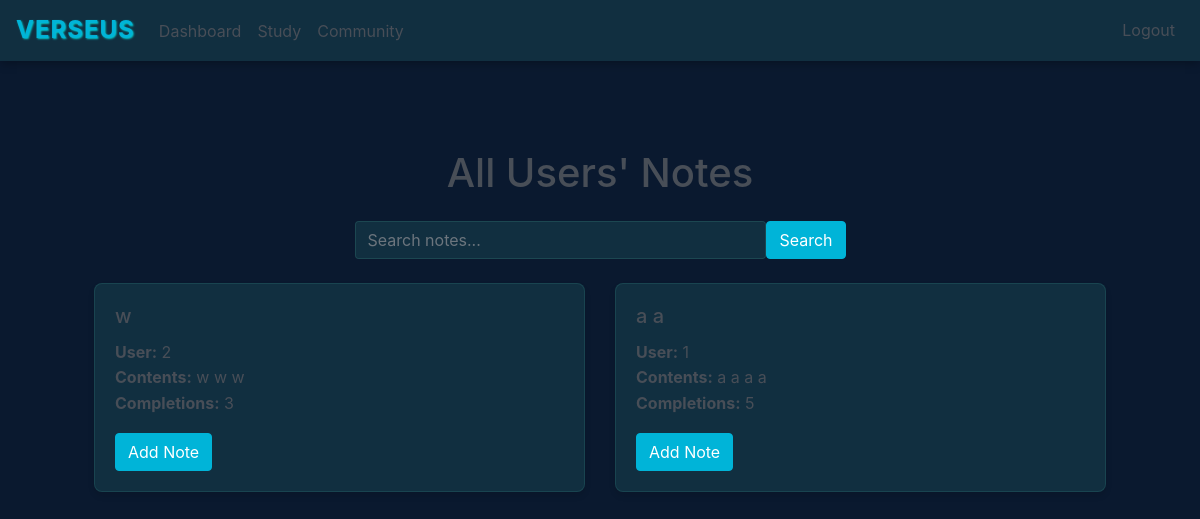
Page /community (signed in) on the earlier database version.
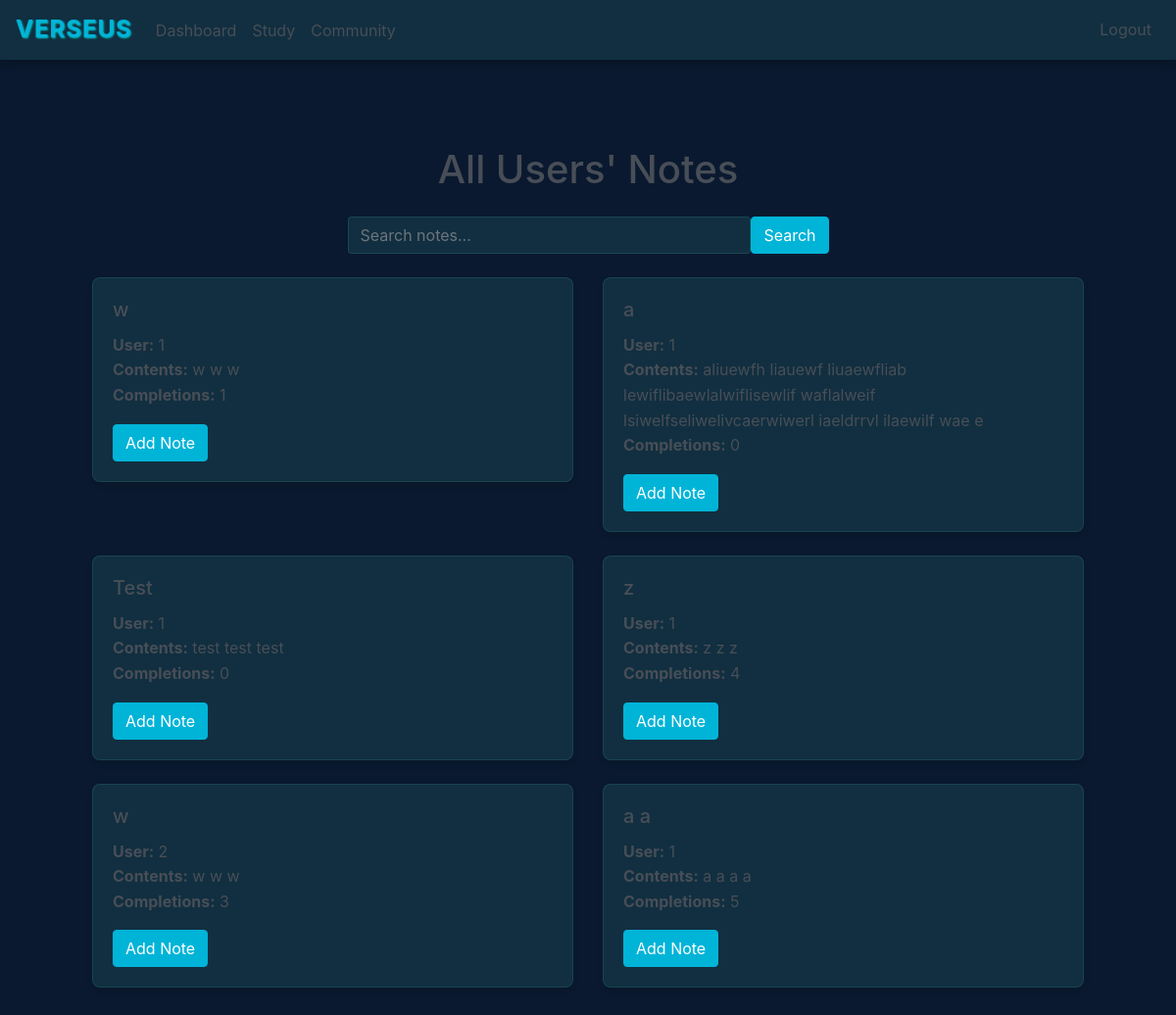
Same page on the later database version.
### website/models.py (models this page shows)
class Note(db.Model):
    id = db.Column(db.Integer, primary_key=True)
    title = db.Column(db.String(100), default="Untitled Verse")
    data = db.Column(db.String(500))
    date = db.Column(db.DateTime(timezone=True), default=func.now())
    user_id = db.Column(db.Integer, db.ForeignKey('user.id'))
    data_blanked = db.Column(db.String(500))
    ref = db.Column(JSON)
    word_blank_positions = db.Column(JSON)
    completions = db.Column(db.Integer, default=0)

### website/views.py (the view, shortened to what this page needs)
@views.route('/community')
@login_required
def all_notes():
    search_query = request.args.get('search', '')
    query = Note.query.join(User)
    notes = query.order_by(Note.date.desc()).all()
    return render_template("all_notes.html",
                         user=current_user,
                         notes=notes,
                         search_query=search_query)

### website/templates/all_notes.html (shortened to what this page needs)
{% extends "base.html" %}
{% block content %}
<div class="container mt-4">
    <h1 class="text-center mb-4">All Users' Notes</h1>
    <div class="row mb-4">
        <div class="col-md-6 mx-auto">
            <form method="GET" action="{{ url_for('views.all_notes') }}" class="d-flex">
                <input type="text" name="search" class="form-control me-2" placeholder="Search notes..."
                    value="{{ search_query }}">
                <button type="submit" class="btn btn-primary">Search</button>
            </form>
        </div>
    </div>
    <div class="row">
        {% for note in notes %}
        <div class="col-md-6 mb-4">
            <div class="card">
                <div class="card-body">
                    <h5 class="card-title">{{ note.title }}</h5>
                    <p class="card-text">
                        <strong>User:</strong> {{ note.user_id }}<br>
                        <strong>Contents:</strong> {{ note.data }}<br>
                        <strong>Completions:</strong> {{ note.completions }}
                    </p>
                    <a href="{{ url_for('views.add_note', note_id=note.id, title=note.title, data=note.data, ref=note.ref) }}"
                        class="btn btn-primary">Add Note</a>
                </div>
            </div>
        </div>
        {% endfor %}
    </div>
</div>
{% endblock %}

Differences in the rows shown:
added Note: title "w", user_id "1", data "w w w", completions "1"
added Note: title "a", user_id "1", data "aliuewfh liauewf liuaewfliab lewiflibaewlalwiflisewlif waflalweif lsiwelfseliwelivcaerwiwerl iaeldrrvl ilaewilf wae e", completions "0"
added Note: title "Test", user_id "1", data "test test test", completions "0"
added Note: title "z", user_id "1", data "z z z", completions "4"
